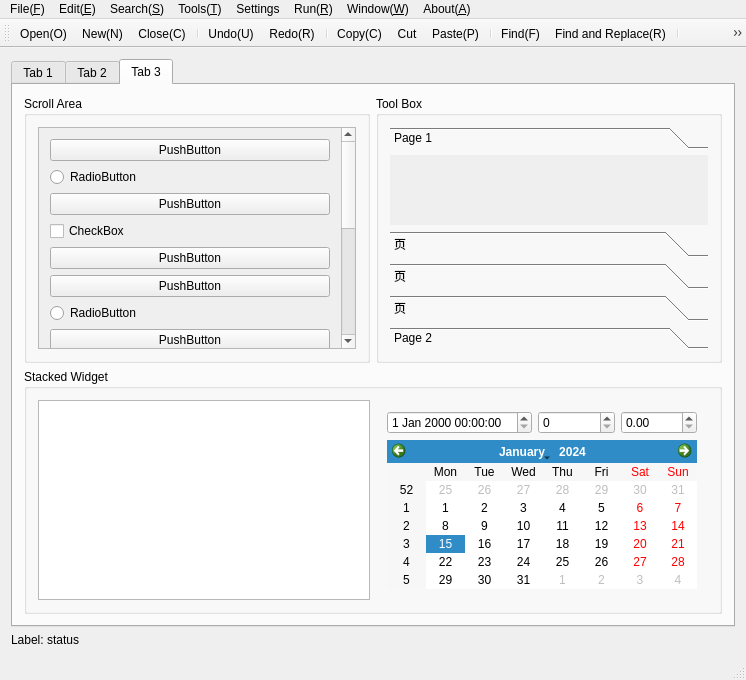
<?xml version="1.0" encoding="UTF-8"?>
<ui version="4.0">
 <class>MainWindow</class>
 <widget class="QMainWindow" name="MainWindow">
  <property name="geometry">
   <rect>
    <x>0</x>
    <y>0</y>
    <width>746</width>
    <height>513</height>
   </rect>
  </property>
  <property name="windowTitle">
   <string>MainWindow</string>
  </property>
  <widget class="QWidget" name="centralWidget">
   <layout class="QVBoxLayout" name="verticalLayout_2">
    <item>
     <layout class="QVBoxLayout" name="verticalLayout">
      <item>
       <widget class="QTabWidget" name="tabWidget">
        <property name="currentIndex">
         <number>2</number>
        </property>
        <widget class="QWidget" name="tab">
         <attribute name="title">
          <string>Tab 1</string>
         </attribute>
         <layout class="QVBoxLayout" name="verticalLayout_4">
          <item>
           <layout class="QVBoxLayout" name="verticalLayout_3">
            <item>
             <layout class="QHBoxLayout" name="horizontalLayout">
              <item>
               <widget class="QLabel" name="label_2">
                <property name="text">
                 <string>(Label)UserName:</string>
                </property>
               </widget>
              </item>
              <item>
               <widget class="QLineEdit" name="lineEdit">
                <property name="text">
                 <string>LineEdit</string>
                </property>
               </widget>
              </item>
              <item>
               <widget class="QPushButton" name="pushButton_2">
                <property name="text">
                 <string>(PushButton)OK</string>
                </property>
               </widget>
              </item>
              <item>
               <spacer name="horizontalSpacer">
                <property name="orientation">
                 <enum>Qt::Horizontal</enum>
                </property>
                <property name="sizeHint" stdset="0">
                 <size>
                  <width>40</width>
                  <height>20</height>
                 </size>
                </property>
               </spacer>
              </item>
             </layout>
            </item>
            <item>
             <layout class="QHBoxLayout" name="horizontalLayout_2">
              <item>
               <widget class="QLabel" name="label_3">
                <property name="text">
                 <string>(Label)PassWord:</string>
                </property>
               </widget>
              </item>
              <item>
               <widget class="QLineEdit" name="lineEdit_2">
                <property name="text">
                 <string>LineEdit</string>
                </property>
                <property name="echoMode">
                 <enum>QLineEdit::Password</enum>
                </property>
               </widget>
              </item>
              <item>
               <widget class="QPushButton" name="pushButton">
                <property name="text">
                 <string>(PushButton)Cancle</string>
                </property>
               </widget>
              </item>
              <item>
               <spacer name="horizontalSpacer_2">
                <property name="orientation">
                 <enum>Qt::Horizontal</enum>
                </property>
                <property name="sizeHint" stdset="0">
                 <size>
                  <width>40</width>
                  <height>20</height>
                 </size>
                </property>
               </spacer>
              </item>
             </layout>
            </item>
            <item>
             <layout class="QHBoxLayout" name="horizontalLayout_3">
              <item>
               <widget class="QToolButton" name="toolButton">
                <property name="text">
                 <string>Tool Button</string>
                </property>
                <property name="toolButtonStyle">
                 <enum>Qt::ToolButtonTextBesideIcon</enum>
                </property>
                <property name="arrowType">
                 <enum>Qt::UpArrow</enum>
                </property>
               </widget>
              </item>
              <item>
               <widget class="QToolButton" name="toolButton_2">
                <property name="text">
                 <string>...</string>
                </property>
                <property name="arrowType">
                 <enum>Qt::DownArrow</enum>
                </property>
               </widget>
              </item>
              <item>
               <widget class="QToolButton" name="toolButton_3">
                <property name="text">
                 <string>ToolButton TextOnly</string>
                </property>
                <property name="toolButtonStyle">
                 <enum>Qt::ToolButtonTextOnly</enum>
                </property>
                <property name="arrowType">
                 <enum>Qt::LeftArrow</enum>
                </property>
               </widget>
              </item>
              <item>
               <widget class="QToolButton" name="toolButton_4">
                <property name="text">
                 <string>ToolButton TextUnder</string>
                </property>
                <property name="toolButtonStyle">
                 <enum>Qt::ToolButtonTextUnderIcon</enum>
                </property>
                <property name="arrowType">
                 <enum>Qt::RightArrow</enum>
                </property>
               </widget>
              </item>
              <item>
               <widget class="QToolButton" name="toolButton_5">
                <property name="text">
                 <string>FollowStyle</string>
                </property>
                <property name="toolButtonStyle">
                 <enum>Qt::ToolButtonFollowStyle</enum>
                </property>
                <property name="arrowType">
                 <enum>Qt::DownArrow</enum>
                </property>
               </widget>
              </item>
              <item>
               <spacer name="horizontalSpacer_3">
                <property name="orientation">
                 <enum>Qt::Horizontal</enum>
                </property>
                <property name="sizeHint" stdset="0">
                 <size>
                  <width>40</width>
                  <height>20</height>
                 </size>
                </property>
               </spacer>
              </item>
             </layout>
            </item>
            <item>
             <layout class="QHBoxLayout" name="horizontalLayout_4">
              <item>
               <widget class="QRadioButton" name="radioButton">
                <property name="text">
                 <string>RadioButton</string>
                </property>
               </widget>
              </item>
              <item>
               <widget class="QRadioButton" name="radioButton_2">
                <property name="text">
                 <string>RadioButton</string>
                </property>
               </widget>
              </item>
              <item>
               <widget class="QCheckBox" name="checkBox">
                <property name="text">
                 <string>CheckBox</string>
                </property>
               </widget>
              </item>
              <item>
               <widget class="QCheckBox" name="checkBox_2">
                <property name="text">
                 <string>CheckBox</string>
                </property>
               </widget>
              </item>
             </layout>
            </item>
            <item>
             <widget class="QPlainTextEdit" name="plainTextEdit">
              <property name="plainText">
               <string>Plain Text Edit</string>
              </property>
             </widget>
            </item>
            <item>
             <widget class="QScrollBar" name="horizontalScrollBar">
              <property name="value">
               <number>60</number>
              </property>
              <property name="orientation">
               <enum>Qt::Horizontal</enum>
              </property>
             </widget>
            </item>
            <item>
             <layout class="QHBoxLayout" name="horizontalLayout_5">
              <item>
               <widget class="QSlider" name="horizontalSlider">
                <property name="value">
                 <number>40</number>
                </property>
                <property name="orientation">
                 <enum>Qt::Horizontal</enum>
                </property>
               </widget>
              </item>
             </layout>
            </item>
           </layout>
          </item>
         </layout>
        </widget>
        <widget class="QWidget" name="tab_2">
         <attribute name="title">
          <string>Tab 2</string>
         </attribute>
         <layout class="QGridLayout" name="gridLayout">
          <item row="0" column="0">
           <widget class="QGroupBox" name="groupBox">
            <property name="title">
             <string>ListWidget</string>
            </property>
            <layout class="QVBoxLayout" name="verticalLayout_5">
             <item>
              <widget class="QListWidget" name="listWidget">
               <item>
                <property name="text">
                 <string>C++</string>
                </property>
               </item>
               <item>
                <property name="text">
                 <string>Python</string>
                </property>
               </item>
               <item>
                <property name="text">
                 <string>Java</string>
                </property>
               </item>
               <item>
                <property name="text">
                 <string>C##</string>
                </property>
               </item>
               <item>
                <property name="text">
                 <string>C</string>
                </property>
               </item>
              </widget>
             </item>
            </layout>
           </widget>
          </item>
          <item row="0" column="1" colspan="2">
           <widget class="QGroupBox" name="groupBox_2">
            <property name="title">
             <string>TreeView</string>
            </property>
            <layout class="QVBoxLayout" name="verticalLayout_6">
             <item>
              <widget class="QTreeView" name="treeView"/>
             </item>
            </layout>
           </widget>
          </item>
          <item row="1" column="0" colspan="2">
           <widget class="QGroupBox" name="groupBox_3">
            <property name="title">
             <string>Table Widget</string>
            </property>
            <layout class="QVBoxLayout" name="verticalLayout_7">
             <item>
              <widget class="QTableWidget" name="tableWidget">
               <row>
                <property name="text">
                 <string>1</string>
                </property>
               </row>
               <row>
                <property name="text">
                 <string>2</string>
                </property>
               </row>
               <row>
                <property name="text">
                 <string>3</string>
                </property>
               </row>
               <row>
                <property name="text">
                 <string>4</string>
                </property>
               </row>
               <row>
                <property name="text">
                 <string>5</string>
                </property>
               </row>
               <row>
                <property name="text">
                 <string>6</string>
                </property>
               </row>
               <column>
                <property name="text">
                 <string>1</string>
                </property>
               </column>
               <column>
                <property name="text">
                 <string>2</string>
                </property>
               </column>
               <column>
                <property name="text">
                 <string>3</string>
                </property>
               </column>
               <column>
                <property name="text">
                 <string>4</string>
                </property>
               </column>
               <column>
                <property name="text">
                 <string>5</string>
                </property>
               </column>
               <column>
                <property name="text">
                 <string>6</string>
                </property>
               </column>
              </widget>
             </item>
            </layout>
           </widget>
          </item>
          <item row="1" column="2">
           <widget class="QGroupBox" name="groupBox_4">
            <property name="title">
             <string>Column View</string>
            </property>
            <layout class="QVBoxLayout" name="verticalLayout_8">
             <item>
              <widget class="QColumnView" name="columnView"/>
             </item>
            </layout>
           </widget>
          </item>
         </layout>
        </widget>
        <widget class="QWidget" name="tab_3">
         <attribute name="title">
          <string>Tab 3</string>
         </attribute>
         <layout class="QVBoxLayout" name="verticalLayout_13">
          <item>
           <layout class="QVBoxLayout" name="verticalLayout_11">
            <item>
             <layout class="QHBoxLayout" name="horizontalLayout_6">
              <item>
               <widget class="QGroupBox" name="groupBox_5">
                <property name="title">
                 <string>Scroll Area</string>
                </property>
                <layout class="QVBoxLayout" name="verticalLayout_9">
                 <item>
                  <widget class="QScrollArea" name="scrollArea">
                   <property name="widgetResizable">
                    <bool>true</bool>
                   </property>
                   <widget class="QWidget" name="scrollAreaWidgetContents">
                    <property name="geometry">
                     <rect>
                      <x>0</x>
                      <y>0</y>
                      <width>307</width>
                      <height>486</height>
                     </rect>
                    </property>
                    <layout class="QVBoxLayout" name="verticalLayout_21">
                     <item>
                      <layout class="QVBoxLayout" name="verticalLayout_20">
                       <item>
                        <widget class="QPushButton" name="pushButton_3">
                         <property name="text">
                          <string>PushButton</string>
                         </property>
                        </widget>
                       </item>
                       <item>
                        <widget class="QRadioButton" name="radioButton_4">
                         <property name="text">
                          <string>RadioButton</string>
                         </property>
                        </widget>
                       </item>
                       <item>
                        <widget class="QPushButton" name="pushButton_8">
                         <property name="text">
                          <string>PushButton</string>
                         </property>
                        </widget>
                       </item>
                       <item>
                        <widget class="QCheckBox" name="checkBox_3">
                         <property name="text">
                          <string>CheckBox</string>
                         </property>
                        </widget>
                       </item>
                       <item>
                        <widget class="QPushButton" name="pushButton_4">
                         <property name="text">
                          <string>PushButton</string>
                         </property>
                        </widget>
                       </item>
                       <item>
                        <widget class="QPushButton" name="pushButton_16">
                         <property name="text">
                          <string>PushButton</string>
                         </property>
                        </widget>
                       </item>
                       <item>
                        <widget class="QRadioButton" name="radioButton_3">
                         <property name="text">
                          <string>RadioButton</string>
                         </property>
                        </widget>
                       </item>
                       <item>
                        <widget class="QPushButton" name="pushButton_14">
                         <property name="text">
                          <string>PushButton</string>
                         </property>
                        </widget>
                       </item>
                       <item>
                        <widget class="QPushButton" name="pushButton_15">
                         <property name="text">
                          <string>PushButton</string>
                         </property>
                        </widget>
                       </item>
                       <item>
                        <widget class="QPushButton" name="pushButton_13">
                         <property name="text">
                          <string>PushButton</string>
                         </property>
                        </widget>
                       </item>
                       <item>
                        <widget class="QPushButton" name="pushButton_12">
                         <property name="text">
                          <string>PushButton</string>
                         </property>
                        </widget>
                       </item>
                       <item>
                        <widget class="QPushButton" name="pushButton_9">
                         <property name="text">
                          <string>PushButton</string>
                         </property>
                        </widget>
                       </item>
                       <item>
                        <widget class="QPushButton" name="pushButton_5">
                         <property name="text">
                          <string>PushButton</string>
                         </property>
                        </widget>
                       </item>
                       <item>
                        <widget class="QPushButton" name="pushButton_11">
                         <property name="text">
                          <string>PushButton</string>
                         </property>
                        </widget>
                       </item>
                       <item>
                        <widget class="QPushButton" name="pushButton_10">
                         <property name="text">
                          <string>PushButton</string>
                         </property>
                        </widget>
                       </item>
                       <item>
                        <widget class="QPushButton" name="pushButton_6">
                         <property name="text">
                          <string>PushButton</string>
                         </property>
                        </widget>
                       </item>
                       <item>
                        <widget class="QPushButton" name="pushButton_7">
                         <property name="text">
                          <string>PushButton</string>
                         </property>
                        </widget>
                       </item>
                      </layout>
                     </item>
                    </layout>
                   </widget>
                  </widget>
                 </item>
                </layout>
               </widget>
              </item>
              <item>
               <widget class="QGroupBox" name="groupBox_6">
                <property name="title">
                 <string>Tool Box</string>
                </property>
                <layout class="QVBoxLayout" name="verticalLayout_10">
                 <item>
                  <widget class="QToolBox" name="toolBox">
                   <property name="currentIndex">
                    <number>0</number>
                   </property>
                   <widget class="QWidget" name="page">
                    <property name="geometry">
                     <rect>
                      <x>0</x>
                      <y>0</y>
                      <width>326</width>
                      <height>18</height>
                     </rect>
                    </property>
                    <attribute name="label">
                     <string>Page 1</string>
                    </attribute>
                   </widget>
                   <widget class="QWidget" name="page_3">
                    <attribute name="label">
                     <string>页</string>
                    </attribute>
                   </widget>
                   <widget class="QWidget" name="page_4">
                    <attribute name="label">
                     <string>页</string>
                    </attribute>
                   </widget>
                   <widget class="QWidget" name="page_5">
                    <attribute name="label">
                     <string>页</string>
                    </attribute>
                   </widget>
                   <widget class="QWidget" name="page_2">
                    <property name="geometry">
                     <rect>
                      <x>0</x>
                      <y>0</y>
                      <width>69</width>
                      <height>47</height>
                     </rect>
                    </property>
                    <attribute name="label">
                     <string>Page 2</string>
                    </attribute>
                   </widget>
                  </widget>
                 </item>
                </layout>
               </widget>
              </item>
             </layout>
            </item>
            <item>
             <widget class="QGroupBox" name="groupBox_7">
              <property name="title">
               <string>Stacked Widget</string>
              </property>
              <layout class="QHBoxLayout" name="horizontalLayout_7">
               <item>
                <widget class="QListView" name="listView"/>
               </item>
               <item>
                <widget class="QStackedWidget" name="stackedWidget">
                 <property name="currentIndex">
                  <number>2</number>
                 </property>
                 <widget class="QWidget" name="page_6">
                  <layout class="QVBoxLayout" name="verticalLayout_17">
                   <item>
                    <layout class="QVBoxLayout" name="verticalLayout_12">
                     <item>
                      <widget class="QLabel" name="label_4">
                       <property name="text">
                        <string>C++</string>
                       </property>
                      </widget>
                     </item>
                     <item>
                      <widget class="QDialogButtonBox" name="buttonBox">
                       <property name="standardButtons">
                        <set>QDialogButtonBox::Cancel|QDialogButtonBox::Ok</set>
                       </property>
                      </widget>
                     </item>
                    </layout>
                   </item>
                  </layout>
                 </widget>
                 <widget class="QWidget" name="page_9">
                  <layout class="QVBoxLayout" name="verticalLayout_16">
                   <item>
                    <widget class="QTextBrowser" name="textBrowser">
                     <property name="html">
                      <string>&lt;!DOCTYPE HTML PUBLIC &quot;-//W3C//DTD HTML 4.0//EN&quot; &quot;http://www.w3.org/TR/REC-html40/strict.dtd&quot;&gt;
&lt;html&gt;&lt;head&gt;&lt;meta name=&quot;qrichtext&quot; content=&quot;1&quot; /&gt;&lt;style type=&quot;text/css&quot;&gt;
p, li { white-space: pre-wrap; }
&lt;/style&gt;&lt;/head&gt;&lt;body style=&quot; font-family:'SimSun'; font-size:9pt; font-weight:400; font-style:normal;&quot;&gt;
&lt;p style=&quot; margin-top:0px; margin-bottom:0px; margin-left:0px; margin-right:0px; -qt-block-indent:0; text-indent:0px;&quot;&gt;Text Browser&lt;/p&gt;
&lt;p style=&quot;-qt-paragraph-type:empty; margin-top:0px; margin-bottom:0px; margin-left:0px; margin-right:0px; -qt-block-indent:0; text-indent:0px;&quot;&gt;&lt;br /&gt;&lt;/p&gt;&lt;/body&gt;&lt;/html&gt;</string>
                     </property>
                    </widget>
                   </item>
                  </layout>
                 </widget>
                 <widget class="QWidget" name="page_10">
                  <layout class="QVBoxLayout" name="verticalLayout_19">
                   <item>
                    <layout class="QHBoxLayout" name="horizontalLayout_9">
                     <item>
                      <widget class="QDateTimeEdit" name="dateTimeEdit"/>
                     </item>
                     <item>
                      <widget class="QSpinBox" name="spinBox"/>
                     </item>
                     <item>
                      <widget class="QDoubleSpinBox" name="doubleSpinBox"/>
                     </item>
                    </layout>
                   </item>
                   <item>
                    <widget class="QCalendarWidget" name="calendarWidget"/>
                   </item>
                  </layout>
                 </widget>
                 <widget class="QWidget" name="page_7">
                  <layout class="QVBoxLayout" name="verticalLayout_15">
                   <item>
                    <layout class="QVBoxLayout" name="verticalLayout_14">
                     <item>
                      <widget class="QLCDNumber" name="lcdNumber"/>
                     </item>
                     <item>
                      <widget class="QProgressBar" name="progressBar">
                       <property name="value">
                        <number>24</number>
                       </property>
                      </widget>
                     </item>
                    </layout>
                   </item>
                  </layout>
                 </widget>
                 <widget class="QWidget" name="page_8">
                  <layout class="QVBoxLayout" name="verticalLayout_18">
                   <item>
                    <layout class="QHBoxLayout" name="horizontalLayout_8">
                     <item>
                      <widget class="QDial" name="dial"/>
                     </item>
                     <item>
                      <widget class="QTimeEdit" name="timeEdit"/>
                     </item>
                    </layout>
                   </item>
                  </layout>
                 </widget>
                </widget>
               </item>
              </layout>
             </widget>
            </item>
           </layout>
          </item>
         </layout>
        </widget>
       </widget>
      </item>
      <item>
       <widget class="QLabel" name="label">
        <property name="text">
         <string>Label: status</string>
        </property>
       </widget>
      </item>
     </layout>
    </item>
   </layout>
  </widget>
  <widget class="QMenuBar" name="menuBar">
   <property name="geometry">
    <rect>
     <x>0</x>
     <y>0</y>
     <width>746</width>
     <height>23</height>
    </rect>
   </property>
   <widget class="QMenu" name="menuFile_F">
    <property name="title">
     <string>File(&amp;F)</string>
    </property>
    <addaction name="actionOpen_O"/>
    <addaction name="actionNew_N"/>
    <addaction name="actionClose_C"/>
    <addaction name="actionHistory_H"/>
   </widget>
   <widget class="QMenu" name="menuEdit_E">
    <property name="title">
     <string>Edit(&amp;E)</string>
    </property>
    <addaction name="actionUndo_U"/>
    <addaction name="actionRedo_R"/>
    <addaction name="actionCopy_C"/>
    <addaction name="actionCut"/>
    <addaction name="actionPaste_P"/>
   </widget>
   <widget class="QMenu" name="menuSearch_S">
    <property name="title">
     <string>Search(&amp;S)</string>
    </property>
    <addaction name="actionFind_F"/>
    <addaction name="actionFind_and_Replace_R"/>
    <addaction name="actionFind_in_project"/>
   </widget>
   <widget class="QMenu" name="menuTools_T">
    <property name="title">
     <string>Tools(&amp;T)</string>
    </property>
    <addaction name="actionNotePad"/>
    <addaction name="actionAndroid_Stdio"/>
    <addaction name="actionEclipse"/>
    <addaction name="actionQT"/>
   </widget>
   <widget class="QMenu" name="menuSettings">
    <property name="title">
     <string>Settings</string>
    </property>
    <addaction name="actionPreferences"/>
    <addaction name="actionDocuments"/>
    <addaction name="actionSurface"/>
    <addaction name="actionSkin"/>
   </widget>
   <widget class="QMenu" name="menuRun_R">
    <property name="title">
     <string>Run(&amp;R)</string>
    </property>
    <addaction name="actionRun_Script"/>
    <addaction name="actionRun_OCC"/>
    <addaction name="actionRun_PPD"/>
   </widget>
   <widget class="QMenu" name="menuWindow_W">
    <property name="title">
     <string>Window(&amp;W)</string>
    </property>
   </widget>
   <widget class="QMenu" name="menuAbout_A">
    <property name="title">
     <string>About(&amp;A)</string>
    </property>
    <addaction name="actionAbout_Me"/>
    <addaction name="actionDocuments_2"/>
    <addaction name="actionUpdate"/>
   </widget>
   <addaction name="menuFile_F"/>
   <addaction name="menuEdit_E"/>
   <addaction name="menuSearch_S"/>
   <addaction name="menuTools_T"/>
   <addaction name="menuSettings"/>
   <addaction name="menuRun_R"/>
   <addaction name="menuWindow_W"/>
   <addaction name="menuAbout_A"/>
  </widget>
  <widget class="QToolBar" name="mainToolBar">
   <attribute name="toolBarArea">
    <enum>TopToolBarArea</enum>
   </attribute>
   <attribute name="toolBarBreak">
    <bool>false</bool>
   </attribute>
   <addaction name="actionOpen_O"/>
   <addaction name="actionNew_N"/>
   <addaction name="actionClose_C"/>
   <addaction name="separator"/>
   <addaction name="actionUndo_U"/>
   <addaction name="actionRedo_R"/>
   <addaction name="separator"/>
   <addaction name="actionCopy_C"/>
   <addaction name="actionCut"/>
   <addaction name="actionPaste_P"/>
   <addaction name="separator"/>
   <addaction name="actionFind_F"/>
   <addaction name="actionFind_and_Replace_R"/>
   <addaction name="separator"/>
   <addaction name="actionNotePad"/>
   <addaction name="actionAndroid_Stdio"/>
   <addaction name="actionEclipse"/>
   <addaction name="actionQT"/>
   <addaction name="separator"/>
   <addaction name="actionPreferences"/>
   <addaction name="actionSkin"/>
  </widget>
  <widget class="QStatusBar" name="statusBar"/>
  <action name="actionOpen_O">
   <property name="icon">
    <iconset resource="resources.qrc">
     <normaloff>:/icons/resources/icons/file_open.png</normaloff>:/icons/resources/icons/file_open.png</iconset>
   </property>
   <property name="text">
    <string>Open(&amp;O)</string>
   </property>
  </action>
  <action name="actionNew_N">
   <property name="icon">
    <iconset>
     <normalon>:/icons/resources/icons/file-new.png</normalon>
    </iconset>
   </property>
   <property name="text">
    <string>New(&amp;N)</string>
   </property>
  </action>
  <action name="actionClose_C">
   <property name="icon">
    <iconset>
     <normalon>:/icons/resources/icons/file-close.png</normalon>
    </iconset>
   </property>
   <property name="text">
    <string>Close(C)</string>
   </property>
  </action>
  <action name="actionHistory_H">
   <property name="icon">
    <iconset resource="resources.qrc">
     <normaloff>:/icons/resources/icons/file_history.png</normaloff>:/icons/resources/icons/file_history.png</iconset>
   </property>
   <property name="text">
    <string>History(&amp;H)</string>
   </property>
  </action>
  <action name="actionUndo_U">
   <property name="icon">
    <iconset>
     <normalon>:/icons/resources/icons/undo.png</normalon>
    </iconset>
   </property>
   <property name="text">
    <string>Undo(&amp;U)</string>
   </property>
  </action>
  <action name="actionRedo_R">
   <property name="icon">
    <iconset resource="resources.qrc">
     <normaloff>:/icons/resources/icons/Redo.png</normaloff>:/icons/resources/icons/Redo.png</iconset>
   </property>
   <property name="text">
    <string>Redo(&amp;R)</string>
   </property>
  </action>
  <action name="actionCopy_C">
   <property name="icon">
    <iconset resource="resources.qrc">
     <normaloff>:/icons/resources/icons/copy.png</normaloff>:/icons/resources/icons/copy.png</iconset>
   </property>
   <property name="text">
    <string>Copy(&amp;C)</string>
   </property>
  </action>
  <action name="actionCut">
   <property name="icon">
    <iconset resource="resources.qrc">
     <normaloff>:/icons/resources/icons/cut.png</normaloff>:/icons/resources/icons/cut.png</iconset>
   </property>
   <property name="text">
    <string>Cut</string>
   </property>
  </action>
  <action name="actionPaste_P">
   <property name="icon">
    <iconset resource="resources.qrc">
     <normaloff>:/icons/resources/icons/paste.png</normaloff>:/icons/resources/icons/paste.png</iconset>
   </property>
   <property name="text">
    <string>Paste(&amp;P)</string>
   </property>
  </action>
  <action name="actionFind_F">
   <property name="icon">
    <iconset resource="resources.qrc">
     <normaloff>:/icons/resources/icons/find.png</normaloff>:/icons/resources/icons/find.png</iconset>
   </property>
   <property name="text">
    <string>Find(&amp;F)</string>
   </property>
  </action>
  <action name="actionFind_and_Replace_R">
   <property name="icon">
    <iconset resource="resources.qrc">
     <normaloff>:/icons/resources/icons/replace.png</normaloff>:/icons/resources/icons/replace.png</iconset>
   </property>
   <property name="text">
    <string>Find and Replace(&amp;R)</string>
   </property>
  </action>
  <action name="actionFind_in_project">
   <property name="icon">
    <iconset resource="resources.qrc">
     <normaloff>:/icons/resources/icons/find_in_project.png</normaloff>:/icons/resources/icons/find_in_project.png</iconset>
   </property>
   <property name="text">
    <string>Find in project</string>
   </property>
  </action>
  <action name="actionNotePad">
   <property name="icon">
    <iconset>
     <normalon>:/icons/resources/icons/notepad++.png</normalon>
    </iconset>
   </property>
   <property name="text">
    <string>NotePad++</string>
   </property>
  </action>
  <action name="actionAndroid_Stdio">
   <property name="icon">
    <iconset resource="resources.qrc">
     <normaloff>:/icons/resources/icons/android.png</normaloff>:/icons/resources/icons/android.png</iconset>
   </property>
   <property name="text">
    <string>Android Stdio</string>
   </property>
  </action>
  <action name="actionEclipse">
   <property name="icon">
    <iconset resource="resources.qrc">
     <normaloff>:/icons/resources/icons/eclipse.png</normaloff>:/icons/resources/icons/eclipse.png</iconset>
   </property>
   <property name="text">
    <string>Eclipse</string>
   </property>
  </action>
  <action name="actionQT">
   <property name="icon">
    <iconset resource="resources.qrc">
     <normaloff>:/icons/resources/icons/QT.png</normaloff>:/icons/resources/icons/QT.png</iconset>
   </property>
   <property name="text">
    <string>QT</string>
   </property>
  </action>
  <action name="actionPreferences">
   <property name="icon">
    <iconset resource="resources.qrc">
     <normaloff>:/icons/resources/icons/preferences.png</normaloff>:/icons/resources/icons/preferences.png</iconset>
   </property>
   <property name="text">
    <string>Preferences</string>
   </property>
  </action>
  <action name="actionDocuments">
   <property name="icon">
    <iconset resource="resources.qrc">
     <normaloff>:/icons/resources/icons/documents.png</normaloff>:/icons/resources/icons/documents.png</iconset>
   </property>
   <property name="text">
    <string>Documents</string>
   </property>
  </action>
  <action name="actionSurface">
   <property name="icon">
    <iconset resource="resources.qrc">
     <normaloff>:/icons/resources/icons/surface.png</normaloff>:/icons/resources/icons/surface.png</iconset>
   </property>
   <property name="text">
    <string>Surface</string>
   </property>
  </action>
  <action name="actionSkin">
   <property name="icon">
    <iconset resource="resources.qrc">
     <normaloff>:/icons/resources/icons/skin.png</normaloff>:/icons/resources/icons/skin.png</iconset>
   </property>
   <property name="text">
    <string>Skin</string>
   </property>
  </action>
  <action name="actionRun_Script">
   <property name="text">
    <string>Run Script</string>
   </property>
  </action>
  <action name="actionRun_OCC">
   <property name="text">
    <string>Run OCC</string>
   </property>
  </action>
  <action name="actionRun_PPD">
   <property name="text">
    <string>Run PPD</string>
   </property>
  </action>
  <action name="actionAbout_Me">
   <property name="text">
    <string>About Me</string>
   </property>
  </action>
  <action name="actionDocuments_2">
   <property name="text">
    <string>Documents</string>
   </property>
  </action>
  <action name="actionUpdate">
   <property name="text">
    <string>Update</string>
   </property>
  </action>
 </widget>
 <layoutdefault spacing="6" margin="11"/>
 <resources>
  <include location="resources.qrc"/>
 </resources>
 <connections/>
</ui>
